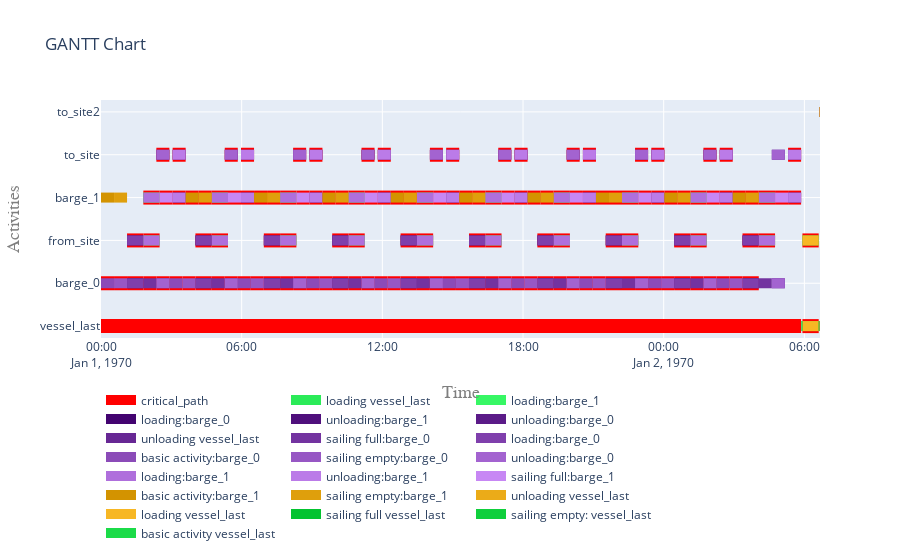

The code cell stored with this chart in its notebook:
### Code cell
plot.get_gantt_chart(simulation_data_out['object_list'],
                     critical_path_dataframe=critical_df,
                     id_map=simulation_data_out['activity_list'])
